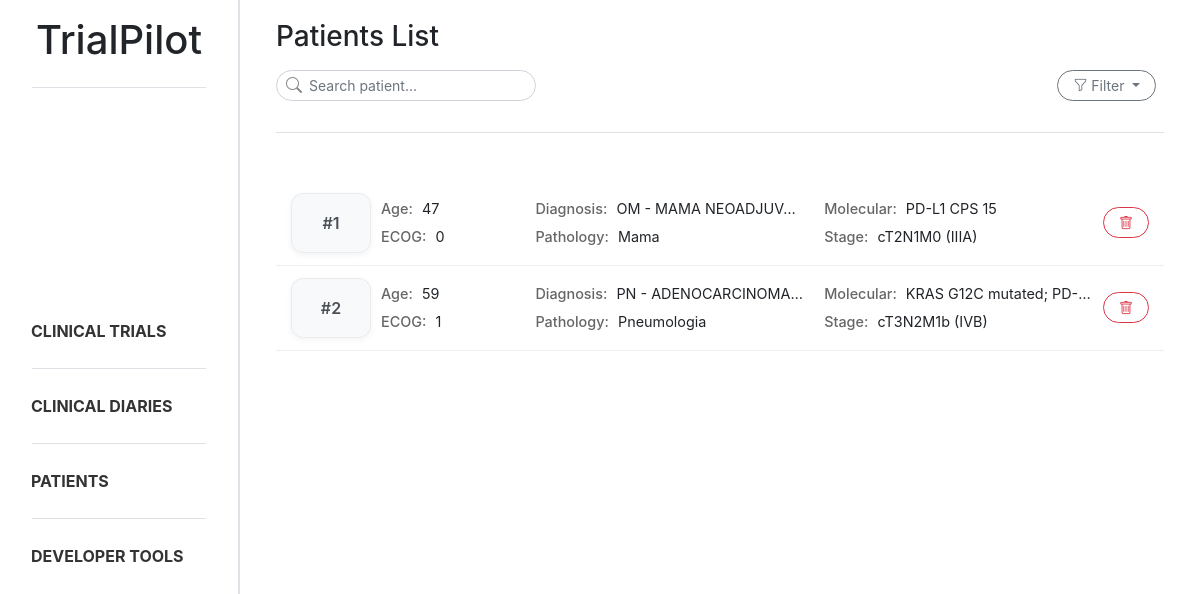
Page /patients/ on the earlier database version.
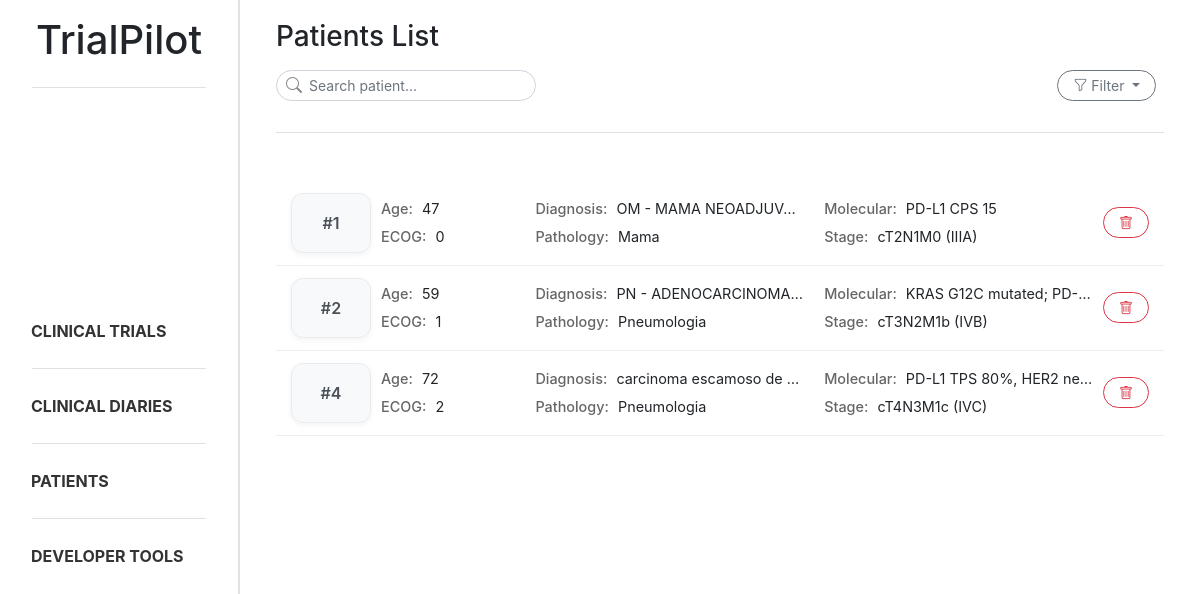
Same page on the later database version.
### trialpilot/models.py (models this page shows, shortened)
class Patient_profile(models.Model):
    class GenderType(models.TextChoices):
        MALE = "male", "Male"
        FEMALE = "female", "Female"
    class pathologyGroupType(models.TextChoices):
        CABECAPESCOCO = "cabeca_pescoco", "Cabeça e Pescoço"
        DERMATOLOGIA = "dermatologia", "Dermatologia"
        DIGESTIVO = "digestivo", "Digestivo"
        GINECOLOGIA = "ginecologia", "Ginecologia"
        MAMA = "mama", "Mama"
        ONCOLOGIA_PEDIATRICA = "oncologia_pediatrica", "Oncologia Pediátrica"
        PELE = "pele", "Pele"
        PNEUMOLOGIA = "pneumologia", "Pneumologia"
        SNC = "snc", "Tumores do Sistema Nervoso Central"
        TNE = "tne", "Tumores Neuroendócrinos"
    document = models.ForeignKey(Document, on_delete=models.CASCADE, related_name="patient_profiles")
    age = models.IntegerField(null=True, blank=True)
    gender = models.CharField(max_length=10, choices=GenderType.choices, null=True, blank=True)
    ecog_ps = models.IntegerField(null=True, blank=True)
    diagnosis = models.CharField(max_length=255, null=True, blank=True)
    diagnosis_date = models.DateField(null=True, blank=True)
    molecular_status = models.CharField(max_length=255, null=True, blank=True)
    stage = models.CharField(max_length=50, null=True, blank=True)
    control = models.CharField(max_length=255, null=True, blank=True)
    created_at = models.DateTimeField(auto_now_add=True)
    pathology_group = models.CharField(max_length=255, null=True, blank=True, choices=pathologyGroupType.choices)

### trialpilot/views.py (the view, shortened to what this page needs)
# urls.py: path('patients/', patient_list, name='patient_list'),
def patient_list(request):
    search = request.GET.get("search", "").strip()
    stage = request.GET.get("stage", "").strip()
    molecular_status = request.GET.get("molecular_status", "").strip()
    patients = Patient_profile.objects.all()
    if stage:
        patients = patients.filter(stage__icontains=stage)
    if molecular_status:
        patients = patients.filter(molecular_status__icontains=molecular_status)
    patient_data = []
    for patient in patients:
        treatments = Treatment.objects.filter(patient=patient)
        analysis_qs = Analysis.objects.filter(patient=patient)
        patient.json_analysis = json.dumps(serialize_analysis(analysis_qs))
        patient_data.append((patient, treatments))
    for patient in patients:
        print("[PATIENT ANALYSIS]", patient.json_analysis)
    return render(request, 'trialpilot/patient_list.html', {
        'patient_data': patient_data,
        'search': search,
        'stage': stage,
        'molecular_status': molecular_status,
    })

### trialpilot/views.py (called while the page is built)
def serialize_analysis(analysis_qs):
    if not analysis_qs:
        return {}
    result = {}
    for a in analysis_qs:
        result[a.name] = {
            "value": a.value,
            "unit": a.unit
        }
    return result

### trialpilot/templates/trialpilot/patient_list.html (shortened to what this page needs)
{% extends "trialpilot/base.html" %}
{% block content %}
<div class="d-flex flex-column mb-4 ml-3 mr-3">
    <h3 class="mb-3">Patients List</h3>
    <div class="d-flex justify-content-between align-items-center mb-3">
        <form method="GET">
            <div class="position-relative" style="width:260px">
                <i class="bi bi-search position-absolute"
                    style="left:10px; top:50%; transform:translateY(-50%); color:#888;"></i>
                <input type="text" name="search" class="form-control form-control-sm rounded-ui"
                    style="padding-left: 32px;" placeholder="Search patient...">
            </div>
        </form>
        <div class="dropdown" style="margin-right: 0.5rem;">
            <button class="btn btn-outline-secondary btn-sm rounded-ui dropdown-toggle" type="button"
                data-bs-toggle="dropdown" aria-expanded="false">
                <i class="bi bi-funnel"></i>
                Filter
            </button>
        </div>
    </div>
    <div class="sidebar-divider mb-4"></div>
</div>
<div class="patient-list ml-3 mr-3">
    {% for patient, treatments in patient_data %}
    <div class="patient-card patient-card-trigger" data-id="{{ patient.id }}" data-age="{{ patient.age }}"
        data-gender="{{ patient.get_gender_display }}" data-ecog="{{ patient.ecog_ps }}" data-diagnosis="{{ patient.diagnosis }}"
        data-date="{{ patient.diagnosis_date }}" data-molecular="{{ patient.molecular_status }}"
        data-stage="{{ patient.stage }}" data-pathology_group="{{ patient.get_pathology_group_display }}" data-control="{{ patient.control }}" data-treatments='[
        {% for t in treatments %}
            {
                "name": "{{ t.treatment_name|escapejs }}",
                "start": "{{ t.start_date }}",
                "end": "{{ t.end_date|default:"Ongoing" }}"
            }{% if not forloop.last %},{% endif %}
        {% endfor %}
     ]' data-analysis='{{ patient.json_analysis|safe }}'>
        <div class="patient-layout">
            <div class="patient-id">
                #{{ patient.id }}
            </div>
            <div class="patient-grid">
                <div><strong>Age:</strong> {{ patient.age }}</div>
                <div><strong>Diagnosis:</strong> {{ patient.diagnosis }}</div>
                <div><strong>Molecular:</strong> {{ patient.molecular_status }}</div>
                <div><strong>ECOG:</strong> {{ patient.ecog_ps }}</div>
                <div><strong>Pathology:</strong> {{ patient.get_pathology_group_display }}</div>
                <div><strong>Stage:</strong> {{ patient.stage }}</div>
            </div>
            <div class="patient-actions">
                <button class="btn btn-outline-danger btn-sm reset-btn rounded-ui"
                    data-document-id="{{ patient.document.id }}" data-patient-id="{{ patient.id }}">
                    <i class="bi bi-trash"></i>
                </button>
            </div>
        </div>
    </div>
    {% endfor %}
</div>
{% endblock %}

Differences in the rows shown:
added Patient_profile: id "4", age "72", diagnosis "carcinoma escamoso de…", molecular_status "PD-L1 TPS 80%, HER2 ne…", ecog_ps "2", pathology_group "Pneumologia", stage "cT4N3M1c (IVC)"
